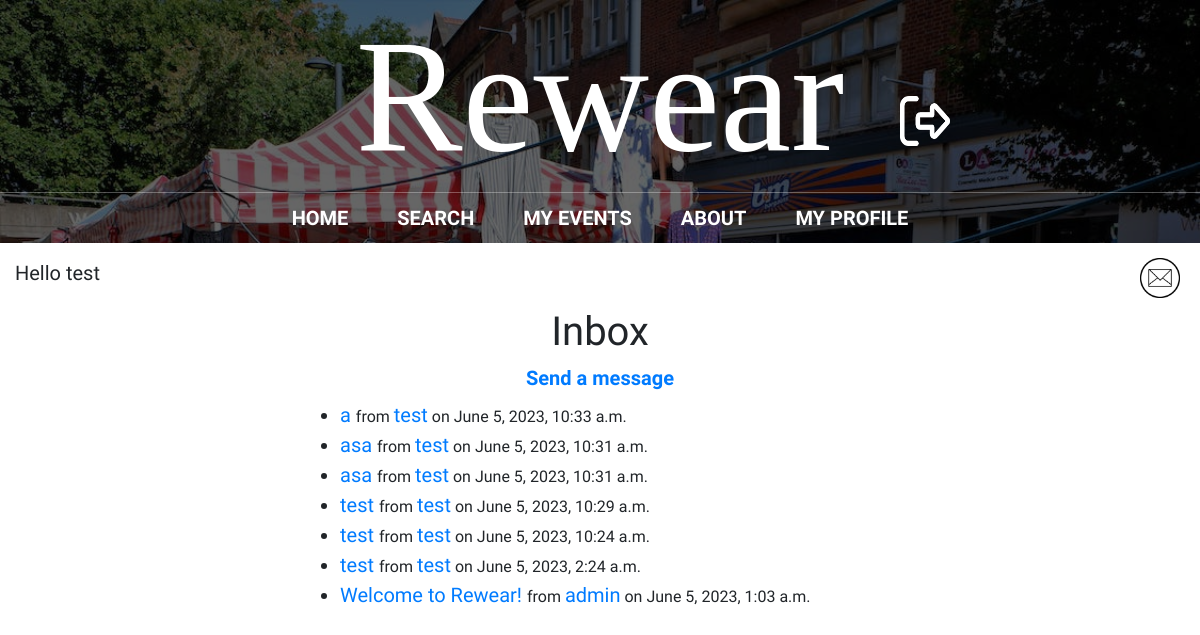
/inbox/ (signed in), run on an earlier commit of the app's database.
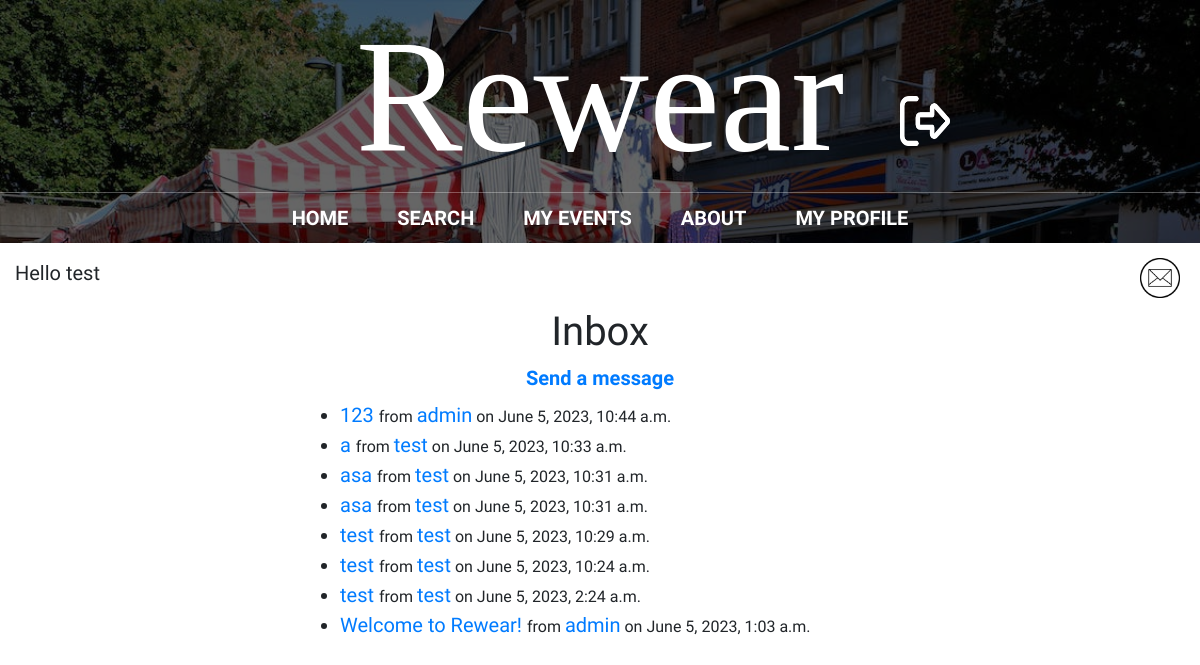
And on a later commit of the database.
### main/models.py (models this page shows)
class Message(models.Model):
    sender = models.ForeignKey(User, on_delete=models.CASCADE, related_name='sent_messages')
    recipient = models.ForeignKey(User, on_delete=models.CASCADE, related_name='received_messages')
    subject = models.CharField(max_length=255)
    body = models.TextField()
    from django.utils import timezone
    created_at = models.DateTimeField(default=timezone.now)
    is_read = models.BooleanField(default=False)

### main/views.py (the view)
# urls.py: path("inbox/", views.inbox, name="inbox"),
@login_required
def inbox(request):
    messages = Message.objects.filter(recipient=request.user)
    new_mail = new_messages(request.user.username)
    return render(request, 'main/inbox.html', {'messages': messages, 'new_mail': new_mail})

### main/views.py (called while the page is built)
def new_messages(username):
    try:
        messages = Message.objects.filter(recipient=User.objects.filter(username=username)[0])
        for m in messages:
            if not m.is_read:
                return True
        return False
    except:
        return False

### main/templates/main/inbox.html (shortened to what this page needs)
{% extends 'main/base.html' %}
{% block content %}
  <center><h2>Inbox</h2>
    <a href="/send_message/"><h5><b>Send a message</b></h5></a>
  {% if messages %}
    <ul class="mail">
      {% for message in messages reversed %}
        <li{% if not message.is_read %} style="font-weight: bold;"{% endif %}>
          <a href="/message_detail/{{message.id}}">
            {% if not message.is_read %}
              <big><b>{{ message.subject }}</b></big>
            {% else %}
              {{ message.subject }}
            {% endif %}
          </a>
          {% if not message.is_read %}
            from <a href="/profile/{{ message.sender.username }}">{{ message.sender.username }}</a> on {{ message.created_at }}
          {% else %}
            <small>from <a href="/profile/{{ message.sender.username }}">{{ message.sender.username }}</a> on {{ message.created_at }}</small>
          {% endif %}
        </li>
      {% endfor %}
    </ul>
  {% else %}
    <p>No messages.</p></center>
  {% endif %}
{% endblock %}

### main/templates/main/base.html (shortened to what this page needs)
{% load static %}
<!doctype html>
<html>
	<head>
		<link rel="stylesheet" href="https://stackpath.bootstrapcdn.com/bootstrap/4.3.1/css/bootstrap.min.css">
		<link rel="stylesheet" href="{% static 'css/styles.css' %}">
	</head>
	<body>
	<div id = "content", name = "content">
		<div class="row justify-content-center">
			<div class="col-12">
					<header class="main-header">
						<h1 class="header-name header-name-large" style="text-align: center; position: relative;">Rewear
							{% if user.is_authenticated %}
							<span class="header-photo-wrapper">
								<a href="/logout"><img src="{% static 'media/logout.png' %}" alt="logout" class="header-photo" width="50" height="50"></a>
							</span>
							{% endif %}
						</h1>
						<nav class="nav main-nav">
							<ul>
								<li><a href="/">Home</a></li>
								{% if user.is_authenticated %}
									<li><a href="/search_page/">Search</a></li>
									<li><a href="/my_events/{{request.user.id}}">My Events</a></li>
								{% endif %}
								<li><a href="/about/">About</a></li>
								{% if user.is_authenticated and user.is_superuser %}
									<li><a href="/submissions/">Submissions
									<!--<div style="display: inline-block;">
										<div style="border-radius: 50%; width: 10px; height: 10px; padding: 2px; border: solid; border-color: red;"></div>
									</div>-->
									</a></li>
									<li><a href="/admin/">Administration</a></li>
								{% elif user.is_authenticated and user.is_active%}
								<li><a href="/profile/">My Profile</a></li>
								{% endif %}
							</ul>
						</nav>
					</header>
			{% if user.is_authenticated %}
			<p style="text-align:left;margin:15px;">
				<td><left>Hello {{request.user.username}}</left></td>
				<span style="float:right;">
					{% if new_mail %}
						<a href="/inbox" style="text-decoration:none">
							<img src='{% static "media/new_mail.png" %}' alt="inbox" height=40px width=40px class="animation">&nbsp;
						</a>
					{% else %}
						<a href="/inbox" style="text-decoration:none">
							<img src='{% static "media/mail_icon.png" %}' alt="inbox" height=40px width=40px class="mail_icon">&nbsp;
						</a>
					{% endif %}
				</span>
			</p>
			{% endif %}
				{% block content %}
				{% endblock %}
			</div>
		</div>
	</div>
	</body>
</html>

### static/css/styles.css (style rules this page uses)
* { box-sizing: border-box; font-family: Raleway; }
html, body { margin: 0; padding: 0; }
.nav ul { margin: 0; padding: 0; }
.nav li { display: inline; }
.nav a { display: inline-block; padding: .5em; color: white; text-decoration: none; }
.main-nav { text-align: center; font-size: 1.1em; font-weight: lighter; display: inline; }
.main-nav li { padding: 0 1%; }
.main-header { background-color: rgba(0, 0, 0, .6); background-image: url("../media/Header Background.jpeg"); background-blend-mode: multiply; background-size: cover; }
.header-name { text-align: center; margin: 0; font-size: 4em; font-family: "Arvo"; font-weight: normal; color: white; border-bottom: 1px solid rgba(255, 255, 255, .3) }
.header-name-large { font-size: 8em; }

### main/templates/main/base.html (style rules this page uses)
* { font-size: 20px; }
nav li a { text-transform: uppercase; font-weight: bold; }
.header-photo-wrapper { position: absolute; top: 50%; left: 75%; transition: transform 0.2s ease; }
.header-name { text-align: center; position: relative; max-width: 100%; width: 100%; white-space: nowrap; overflow: hidden; text-overflow: ellipsis; }
.mail_icon { transition: transform 0.2s ease; }

What changed in the data, as far as the page shows it:
added Message: subject "123", sender.username "admin", created_at "June 5, 2023, 10:44 a.m."
